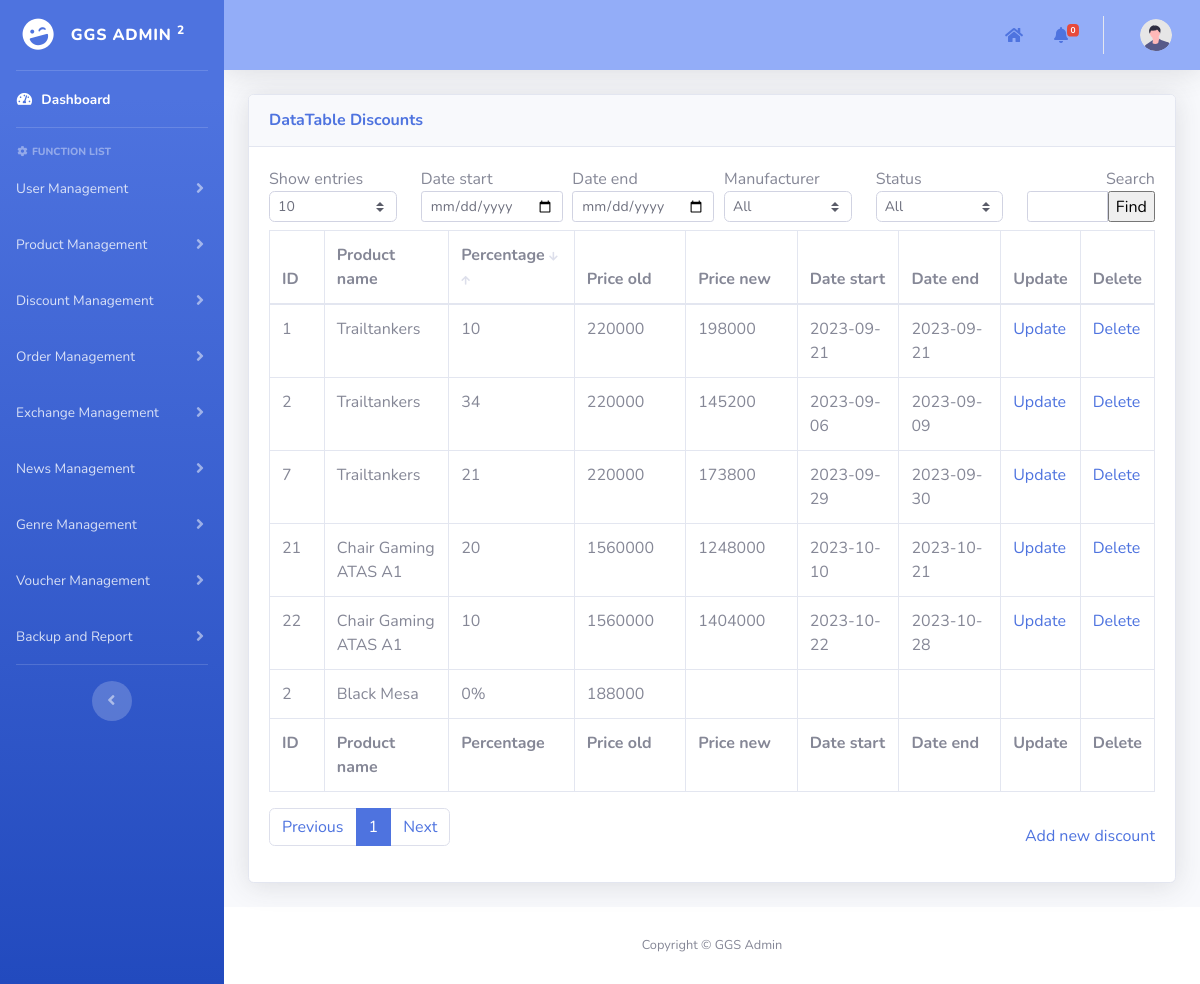
The page /admin/pages/discountManagement/discounts_Management.php on the database its author committed.
### tables this page shows
CREATE TABLE `discounts` (
  `id` int(11) NOT NULL AUTO_INCREMENT,
  `product_id` int(11) DEFAULT NULL,
  `discount_amount` int(11) NOT NULL,
  `start_date` date DEFAULT NULL,
  `end_date` date DEFAULT NULL,
  PRIMARY KEY (`id`),
  KEY `discounts_ibfk_1` (`product_id`),
  CONSTRAINT `discounts_ibfk_1` FOREIGN KEY (`product_id`) REFERENCES `products` (`id`) ON DELETE CASCADE ON UPDATE CASCADE
);

CREATE TABLE `products` (
  `id` int(11) NOT NULL AUTO_INCREMENT,
  `id_manufacturer` int(11) NOT NULL,
  `product_name` varchar(100) NOT NULL,
  `image_avt_url` varchar(50) NOT NULL,
  `description` text NOT NULL,
  `video_trailer_url` varchar(50) NOT NULL,
  `source` varchar(50) NOT NULL,
  `price` int(11) NOT NULL,
  `release_date` date NOT NULL,
  `units_sold` int(11) NOT NULL DEFAULT 0,
  `classify` enum('game','gear') NOT NULL,
  PRIMARY KEY (`id`),
  KEY `fk_manufacturer_id` (`id_manufacturer`),
  CONSTRAINT `fk_manufacturer_id` FOREIGN KEY (`id_manufacturer`) REFERENCES `users` (`id`) ON DELETE CASCADE ON UPDATE CASCADE
);

### admin/pages/discountManagement/discounts_Management.php (the view, shortened to what the rows shown need)
<?php
function print_data($id, $product_name, $discount_amount, $price_old, $start_date, $end_date)
{
    $price_new = $price_old - ($price_old * ($discount_amount / 100));
    echo "<tr>
    <td>
        $id
    </td>
    <td>
        $product_name
    </td>
    <td>
        $discount_amount
    </td>
    <td>
        $price_old
    </td>
    <td>
        $price_new
    </td>
    <td>
        $start_date
    </td>
    <td>
        $end_date
    </td>
    <td><a href='update_discount.php?id=$id'>Update</a></td>
    <td><a href='javascript:deleteItem($id)'>Delete</a></td>
</tr>";
}
?>
<?php
include("../add_template.php");
function main()
{
    include("../../../mod/database_connection.php");
    $search = isset($_POST["search"]) ? $_POST["search"] : "";
    $status = isset($_POST["status"]) ? $_POST["status"] : "all";
    $date_start = isset($_POST["date_start"]) ? $_POST["date_start"] : "";
    $date_end = isset($_POST["date_end"]) ? $_POST["date_end"] : "";
    $show_entries = isset($_POST["show_entries"]) ? $_POST["show_entries"] : 10;
    if (isset($_GET['page'])) {
        $page = $_GET['page'];
    } else {
        $page = 1;
    }
    if ($page == 1) {
        $begin = 0;
    } else {
        $begin = ($page * $show_entries) - $show_entries;
    }
    $query = "SELECT d.id,product_id,id_manufacturer,product_name, discount_amount,price,start_date,end_date
        FROM discounts d, products p
        WHERE p.id = d.product_id AND p.product_name LIKE ? ";
    $params = array("%" . $search . "%");
    $stmt = $conn->prepare($query);
    $stmt->bind_param(str_repeat("s", count($params)), ...$params);
    if (!$stmt->execute()) {
        die("Execute failed: " . $stmt->error);
    }
    $result = $stmt->get_result();
    $total_num_rows = $result->num_rows;
    $total_page = ceil($total_num_rows / $show_entries);
    $query .= "LIMIT ?, ?";
    $params[] = $begin;
    $params[] = $show_entries;
    $stmt = $conn->prepare($query);
    $stmt->bind_param(str_repeat("s", count($params)), ...$params);
    if (!$stmt->execute()) {
        die("Execute failed: " . $stmt->error);
    }
    $result = $stmt->get_result();
    ?>
    <div class="container-fluid">
        <form method="post" name="frmDataDiscount">
            <div class="card shadow mb-4">
                <div class="card-body">
                    <div class="table-responsive">
                        <div id="dataTable_wrapper" class="dataTables_wrapper dt-bootstrap4">
                            <div id="table_data_return">
                                <div class="row">
                                    <div class="col-sm-12">
                                        <table class="table table-bordered dataTable" id="dataTable" width="100%"
                                            cellspacing="0" role="grid" aria-describedby="dataTable_info"
                                            style="width: 100%;">
                                            <thead>
                                                <tr role="row">
                                                    <th class="sorting sorting_asc" tabindex="0" aria-controls="dataTable"
                                                        rowspan="1" colspan="1" aria-sort="ascending"
                                                        aria-label="ID: activate to sort column descending"
                                                        style="width: 70px;">
                                                        ID
                                                    </th>
                                                    <th class="sorting" tabindex="0" aria-controls="dataTable" rowspan="1"
                                                        colspan="1"
                                                        aria-label="Product name: activate to sort column ascending"
                                                        style="width: 147px;">
                                                        Product name</th>
                                                    <th class="sorting" tabindex="0" aria-controls="dataTable" rowspan="1"
                                                        colspan="1"
                                                        aria-label="Discount amount: activate to sort column ascending"
                                                        style="width: 150px;">
                                                        Percentage
                                                        <a
                                                            href="javascript:a('discounts_Management.php?page=<?php echo $page; ?><?= isset($_GET['desc_percent']) ? '' : '&desc_percent' ?>')">
                                                            <i
                                                                class="fas fa-arrow-down <?= isset($_GET['desc_percent']) ? 'icon1' : 'icon' ?>"></i>
                                                        </a>
                                                        <a
                                                            href="javascript:a('discounts_Management.php?page=<?php echo $page; ?><?= isset($_GET['asc_percent']) ? '' : '&asc_percent' ?>')">
                                                            <i
                                                                class="fas fa-arrow-up <?= isset($_GET['asc_percent']) ? 'icon1' : 'icon' ?>"></i>
                                                        </a>
                                                    </th>
                                                    <th class="sorting" tabindex="0" aria-controls="dataTable" rowspan="1"
                                                        colspan="1"
                                                        aria-label="Price old: activate to sort column ascending"
                                                        style="width: 139px;">
                                                        Price old
                                                    </th>
                                                    <th class="sorting" tabindex="0" aria-controls="dataTable" rowspan="1"
                                                        colspan="1"
                                                        aria-label="Price new: activate to sort column ascending"
                                                        style="width: 139px;">
                                                        Price new</th>
                                                    <th class="sorting" tabindex="0" aria-controls="dataTable" rowspan="1"
                                                        colspan="1"
                                                        aria-label="Date start: activate to sort column ascending"
                                                        style="width: 147px;">
                                                        Date start</th>
                                                    <th class="sorting" tabindex="0" aria-controls="dataTable" rowspan="1"
                                                        colspan="1" aria-label="Date end: activate to sort column ascending"
                                                        style="width: 147px;">
                                                        Date end</th>
                                                    <th class="sorting" tabindex="0" aria-controls="dataTable" rowspan="1"
                                                        colspan="1" aria-label="Age: activate to sort column ascending"
                                                        style="width: 70px;">Update
                                                    </th>
                                                    <th class="sorting" tabindex="0" aria-controls="dataTable" rowspan="1"
                                                        colspan="1" aria-label="Age: activate to sort column ascending"
                                                        style="width: 70px;">Delete
                                                    </th>
                                                </tr>
                                            </thead>
                                            <tfoot>
                                                <tr>
                                                    <th rowspan="1" colspan="1">ID</th>
                                                    <th rowspan="1" colspan="1">Product name</th>
                                                    <th rowspan="1" colspan="1">Percentage</th>
                                                    <th rowspan="1" colspan="1">Price old</th>
                                                    <th rowspan="1" colspan="1">Price new</th>
                                                    <th rowspan="1" colspan="1">Date start</th>
                                                    <th rowspan="1" colspan="1">Date end</th>
                                                    <th rowspan="1" colspan="1">Update</th>
                                                    <th rowspan="1" colspan="1">Delete</th>
                                                </tr>
                                            </tfoot>
                                            <tbody>
                                                <?php
                                                if ($date_start != "" && $date_end != "" && $date_start > $date_end) {
                                                    echo '<td></td><td style="border: none;">Error: Start date must be greater than end date</td>';
                                                } else {
                                                    if ($result->num_rows > 0 && $status != "no_discount") {
                                                        while ($row = $result->fetch_assoc()) {
                                                            print_data($row['id'], $row['product_name'], $row['discount_amount'], $row['price'], $row['start_date'], $row['end_date']);
                                                        }
                                                    }
                                                    if (
                                                        $status == "no_discount" || $status == "all" && $page == $total_page && $date_start == "" && $date_end == ""
                                                    ) {
                                                        $query_sl_products = "SELECT * FROM products
                                                            WHERE id NOT IN (SELECT product_id FROM discounts)
                                                            AND product_name LIKE '%$search%'";
                                                        $result_sl_products = $conn->query($query_sl_products);
                                                        if ($result_sl_products->num_rows > 0) {
                                                            while ($row1 = $result_sl_products->fetch_assoc()) {
                                                                ?>
                                                                <tr>
                                                                    <td>
                                                                        <?php echo $row1['id']; ?>
                                                                    </td>
                                                                    <td>
                                                                        <?php echo $row1['product_name']; ?>
                                                                    </td>
                                                                    <td>
                                                                        0%
                                                                    </td>
                                                                    <td>
                                                                        <?php echo $row1['price']; ?>
                                                                    </td>
                                                                    <td></td>
                                                                    <td></td>
                                                                    <td></td>
                                                                    <td></td>
                                                                </tr>
                                                                <?php
                                                            }
                                                        }
                                                    }
                                                }
                                                ?>
                                            </tbody>
                                        </table>
                                    </div>
                                </div>
                            </div>
                        </div>
                    </div>
                </div>
            </div>
        </form>
    </div>
<?php }
?>

### rows shown on the page
discounts: id "1", product.product_name "Trailtankers", discount_amount "10", product.price "220000", price_new "198000", start_date "2023-09-21", end_date "2023-09-21"
discounts: id "2", product.product_name "Trailtankers", discount_amount "34", product.price "220000", price_new "145200", start_date "2023-09-06", end_date "2023-09-09"
discounts: id "7", product.product_name "Trailtankers", discount_amount "21", product.price "220000", price_new "173800", start_date "2023-09-29", end_date "2023-09-30"
discounts: id "21", product.product_name "Chair Gaming ATAS A1", discount_amount "20", product.price "1560000", price_new "1248000", start_date "2023-10-10", end_date "2023-10-21"
discounts: id "22", product.product_name "Chair Gaming ATAS A1", discount_amount "10", product.price "1560000", price_new "1404000", start_date "2023-10-22", end_date "2023-10-28"
products: id "2", product_name "Black Mesa", price "188000"
